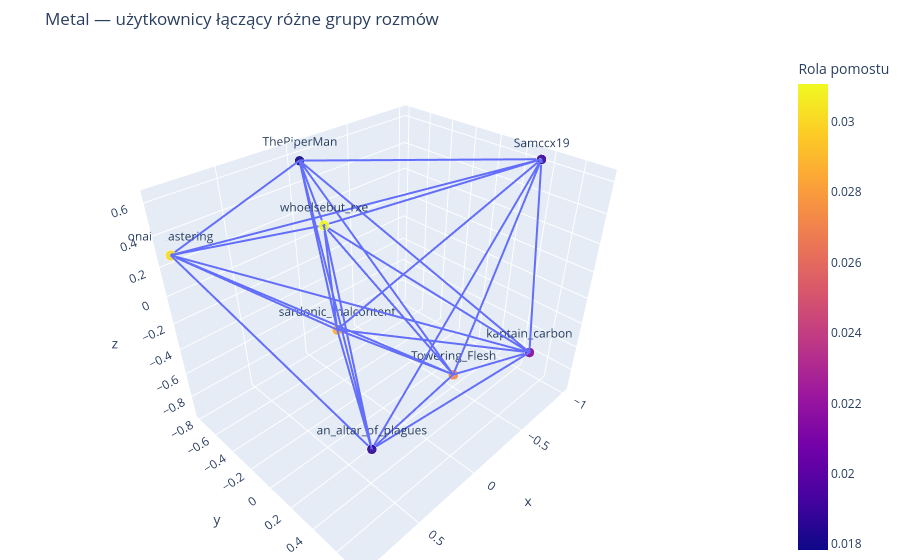
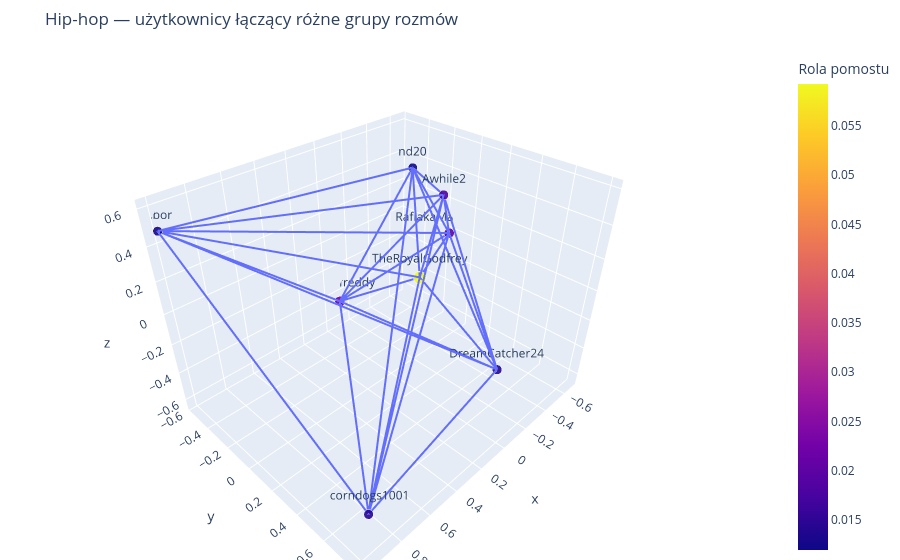
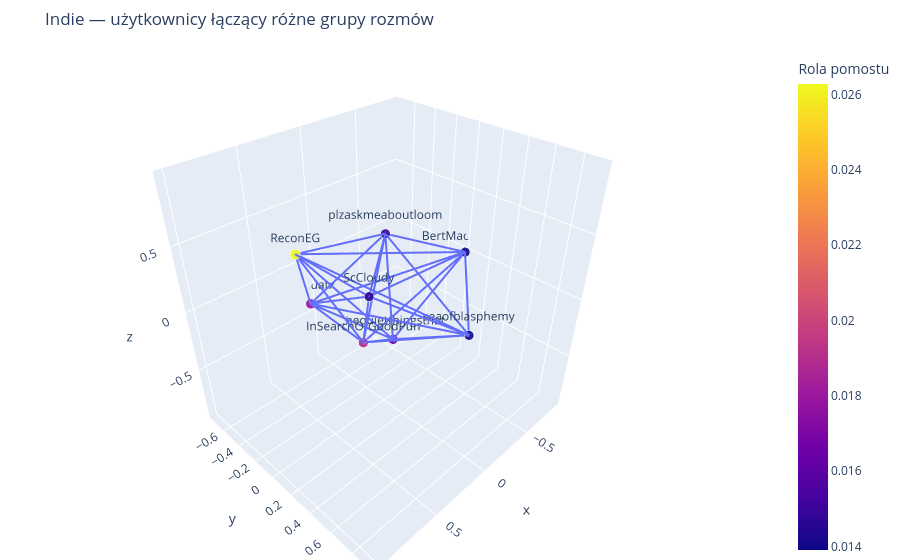
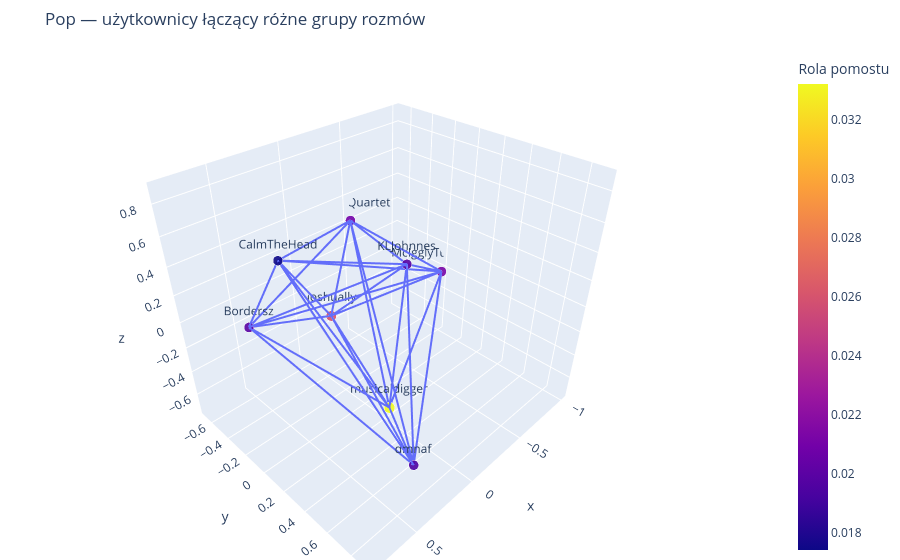

The code cell stored with these charts, in order, in its notebook:
### Code cell
# Wizualizacja 3D — użytkownicy pełniący rolę pomostów

if PLOTLY_AVAILABLE:

    for subreddit, graph in sorted(graphs.items()):

        if subreddit not in centrality_tables:
            print(f"Brak tabeli centralności dla {subreddit_display(subreddit)}.")
            continue

        centrality_df = centrality_tables[subreddit]

        top_users = (
            centrality_df.sort_values("betweenness_centrality", ascending=False)
            .head(8)
            .index
            .tolist()
        )

        subgraph = graph.to_undirected().subgraph(top_users).copy()

        if subgraph.number_of_nodes() < 2:
            print(f"{subreddit_display(subreddit)}: za mało użytkowników do wizualizacji 3D.")
            continue

        positions = nx.spring_layout(subgraph, dim=3, seed=42, k=1.8)

        communities = nx.get_node_attributes(graph, "community")

        # Relacje
        edge_x, edge_y, edge_z = [], [], []

        for source, target in subgraph.edges():

            x0, y0, z0 = positions[source]
            x1, y1, z1 = positions[target]

            edge_x += [x0, x1, None]
            edge_y += [y0, y1, None]
            edge_z += [z0, z1, None]

        edge_trace = go.Scatter3d(
            x=edge_x,
            y=edge_y,
            z=edge_z,
            mode="lines",
            line=dict(width=4),
            hoverinfo="none",
        )

        # Użytkownicy
        node_x = [positions[node][0] for node in subgraph.nodes()]
        node_y = [positions[node][1] for node in subgraph.nodes()]
        node_z = [positions[node][2] for node in subgraph.nodes()]

        node_betweenness = [
            centrality_df.loc[node, "betweenness_centrality"] for node in subgraph.nodes()
        ]

        node_degree = dict(subgraph.degree())

        node_trace = go.Scatter3d(
            x=node_x,
            y=node_y,
            z=node_z,
            mode="markers+text",
            text=list(subgraph.nodes()),
            textposition="top center",
            hovertext=[
                (
                    f"{node}<br>"
                    f"rola pomostu: {centrality_df.loc[node, 'betweenness_centrality']:.6f}<br>"
                    f"liczba relacji w pokazanym fragmencie: {node_degree[node]}<br>"
                    f"grupa w sieci: {communities.get(node, 'brak')}"
                )
                for node in subgraph.nodes()
            ],
            hoverinfo="text",
            marker=dict(
                size=[10 + value * 80 for value in node_betweenness],
                color=node_betweenness,
                opacity=0.9,
                colorbar=dict(title="Rola pomostu"),
            ),
        )

        figure = go.Figure(data=[edge_trace, node_trace])

        figure.update_layout(
            title=(
                f"{subreddit_display(subreddit)} — użytkownicy łączący różne grupy rozmów"
            ),
            showlegend=False,
            margin=dict(l=0, r=0, b=0, t=50),
        )

        subreddit_slug = str(subreddit).lower().replace(" ", "_").replace("/", "_")
        save_plotly_png(figure, f"network_top_betweenness_3d_{subreddit_slug}.png")
        figure.show()

else:
    print(
        "Plotly nie jest zainstalowane, dlatego pominięto "
        "interaktywną wizualizację 3D."
    )

### Figure 1 — Plotly figure (JSON) as saved in the notebook; plotly's stock layout.template omitted (floating-point values rounded to 4 significant figures)
{"data": [{"hoverinfo": "none", "line": {"width": 4}, "mode": "lines", "type": "scatter3d", "x": [0.7035, -0.56, null, 0.7035, 0.4384, null, 0.7035, -1, null, 0.7035, -0.5181, null, 0.7035, 0.89, null, 0.7035, 0.08754, null, 0.7035, -0.04124, null, -0.56, -1, null, -0.56, -0.04124, null, -0.56, -0.5181, null, -0.56, 0.08754, null, -0.56, 0.4384, null, -0.56, 0.89, null, -0.5181, 0.4384, null, -0.5181, 0.08754, null, -0.5181, -0.04124, null, -0.5181, -1, null, -0.5181, 0.89, null, 0.89, 0.4384, null, 0.89, 0.08754, null, 0.89, -0.04124, null, 0.89, -1, null, 0.4384, -1, null, 0.4384, -0.04124, null, 0.4384, 0.08754, null, -1, 0.08754, null, -1, -0.04124, null, -0.04124, 0.08754, null], "y": [0.6303, 0.1523, null, 0.6303, 0.0313, null, 0.6303, 0.3438, null, 0.6303, 0.7421, null, 0.6303, -0.7884, null, 0.6303, -0.3412, null, 0.6303, -0.7702, null, 0.1523, 0.3438, null, 0.1523, -0.7702, null, 0.1523, 0.7421, null, 0.1523, -0.3412, null, 0.1523, 0.0313, null, 0.1523, -0.7884, null, 0.7421, 0.0313, null, 0.7421, -0.3412, null, 0.7421, -0.7702, null, 0.7421, 0.3438, null, 0.7421, -0.7884, null, -0.7884, 0.0313, null, -0.7884, -0.3412, null, -0.7884, -0.7702, null, -0.7884, 0.3438, null, 0.0313, 0.3438, null, 0.0313, -0.7702, null, 0.0313, -0.3412, null, 0.3438, -0.3412, null, 0.3438, -0.7702, null, -0.7702, -0.3412, null], "z": [-0.3358, -0.9353, null, -0.3358, 0.6014, null, -0.3358, 0.6238, null, -0.3358, -0.3573, null, -0.3358, 0.2753, null, -0.3358, -0.443, null, -0.3358, 0.5708, null, -0.9353, 0.6238, null, -0.9353, 0.5708, null, -0.9353, -0.3573, null, -0.9353, -0.443, null, -0.9353, 0.6014, null, -0.9353, 0.2753, null, -0.3573, 0.6014, null, -0.3573, -0.443, null, -0.3573, 0.5708, null, -0.3573, 0.6238, null, -0.3573, 0.2753, null, 0.2753, 0.6014, null, 0.2753, -0.443, null, 0.2753, 0.5708, null, 0.2753, 0.6238, null, 0.6014, 0.6238, null, 0.6014, 0.5708, null, 0.6014, -0.443, null, 0.6238, -0.443, null, 0.6238, 0.5708, null, 0.5708, -0.443, null]}, {"hoverinfo": "text", "hovertext": ["an_altar_of_plagues<br>rola pomostu: 0.018708<br>liczba relacji w pokazanym fragmencie: 7<br>grupa w sieci: 10", "Towering_Flesh<br>rola pomostu: 0.027189<br>liczba relacji w pokazanym fragmencie: 7<br>grupa w sieci: 3", "kaptain_carbon<br>rola pomostu: 0.021215<br>liczba relacji w pokazanym fragmencie: 7<br>grupa w sieci: 10", "onairmastering<br>rola pomostu: 0.030196<br>liczba relacji w pokazanym fragmencie: 7<br>grupa w sieci: 12", "whoelsebut_rxe<br>rola pomostu: 0.031067<br>liczba relacji w pokazanym fragmencie: 7<br>grupa w sieci: 12", "Samccx19<br>rola pomostu: 0.018940<br>liczba relacji w pokazanym fragmencie: 7<br>grupa w sieci: 11", "ThePiperMan<br>rola pomostu: 0.017837<br>liczba relacji w pokazanym fragmencie: 7<br>grupa w sieci: 12", "sardonic_malcontent<br>rola pomostu: 0.028470<br>liczba relacji w pokazanym fragmencie: 7<br>grupa w sieci: 14"], "marker": {"color": [0.01871, 0.02719, 0.02121, 0.0302, 0.03107, 0.01894, 0.01784, 0.02847], "colorbar": {"title": {"text": "Rola pomostu"}}, "opacity": 0.9, "size": [11.5, 12.18, 11.7, 12.42, 12.49, 11.52, 11.43, 12.28]}, "mode": "markers+text", "text": ["an_altar_of_plagues", "Towering_Flesh", "kaptain_carbon", "onairmastering", "whoelsebut_rxe", "Samccx19", "ThePiperMan", "sardonic_malcontent"], "textposition": "top center", "type": "scatter3d", "x": [0.7035, -0.56, -0.5181, 0.89, 0.4384, -1, -0.04124, 0.08754], "y": [0.6303, 0.1523, 0.7421, -0.7884, 0.0313, 0.3438, -0.7702, -0.3412], "z": [-0.3358, -0.9353, -0.3573, 0.2753, 0.6014, 0.6238, 0.5708, -0.443]}], "layout": {"margin": {"b": 0, "l": 0, "r": 0, "t": 50}, "showlegend": false, "title": {"text": "Metal — użytkownicy łączący różne grupy rozmów"}}}

### Figure 2 — Plotly figure (JSON) as saved in the notebook; plotly's stock layout.template omitted (floating-point values rounded to 4 significant figures)
{"data": [{"hoverinfo": "none", "line": {"width": 4}, "mode": "lines", "type": "scatter3d", "x": [-0.04686, -0.183, null, -0.04686, -0.4531, null, -0.04686, -0.5186, null, -0.04686, 0.9615, null, -0.04686, 1, null, -0.04686, -0.6711, null, -0.04686, -0.08883, null, -0.08883, -0.183, null, -0.08883, -0.4531, null, -0.08883, -0.5186, null, -0.08883, 0.9615, null, -0.08883, -0.6711, null, -0.08883, 1, null, -0.4531, -0.183, null, -0.4531, -0.6711, null, -0.4531, 0.9615, null, -0.4531, -0.5186, null, -0.4531, 1, null, 1, -0.183, null, 1, -0.5186, null, 1, 0.9615, null, 1, -0.6711, null, 0.9615, -0.183, null, 0.9615, -0.6711, null, 0.9615, -0.5186, null, -0.183, -0.6711, null, -0.183, -0.5186, null, -0.6711, -0.5186, null], "y": [0.2964, 0.04477, null, 0.2964, 0.4669, null, 0.2964, -0.3391, null, 0.2964, 0.8127, null, 0.2964, -0.5649, null, 0.2964, -0.1507, null, 0.2964, -0.5661, null, -0.5661, 0.04477, null, -0.5661, 0.4669, null, -0.5661, -0.3391, null, -0.5661, 0.8127, null, -0.5661, -0.1507, null, -0.5661, -0.5649, null, 0.4669, 0.04477, null, 0.4669, -0.1507, null, 0.4669, 0.8127, null, 0.4669, -0.3391, null, 0.4669, -0.5649, null, -0.5649, 0.04477, null, -0.5649, -0.3391, null, -0.5649, 0.8127, null, -0.5649, -0.1507, null, 0.8127, 0.04477, null, 0.8127, -0.1507, null, 0.8127, -0.3391, null, 0.04477, -0.1507, null, 0.04477, -0.3391, null, -0.1507, -0.3391, null], "z": [0.6064, -0.03552, null, 0.6064, -0.6401, null, 0.6064, 0.4165, null, 0.6064, -0.3601, null, 0.6064, 0.4827, null, 0.6064, -0.01197, null, 0.6064, -0.4579, null, -0.4579, -0.03552, null, -0.4579, -0.6401, null, -0.4579, 0.4165, null, -0.4579, -0.3601, null, -0.4579, -0.01197, null, -0.4579, 0.4827, null, -0.6401, -0.03552, null, -0.6401, -0.01197, null, -0.6401, -0.3601, null, -0.6401, 0.4165, null, -0.6401, 0.4827, null, 0.4827, -0.03552, null, 0.4827, 0.4165, null, 0.4827, -0.3601, null, 0.4827, -0.01197, null, -0.3601, -0.03552, null, -0.3601, -0.01197, null, -0.3601, 0.4165, null, -0.03552, -0.01197, null, -0.03552, 0.4165, null, -0.01197, 0.4165, null]}, {"hoverinfo": "text", "hovertext": ["Awhile2<br>rola pomostu: 0.018022<br>liczba relacji w pokazanym fragmencie: 7<br>grupa w sieci: 9", "oldcarfreddy<br>rola pomostu: 0.021958<br>liczba relacji w pokazanym fragmencie: 7<br>grupa w sieci: 2", "DreamCatcher24<br>rola pomostu: 0.014028<br>liczba relacji w pokazanym fragmencie: 7<br>grupa w sieci: 3", "rsbor<br>rola pomostu: 0.012662<br>liczba relacji w pokazanym fragmencie: 7<br>grupa w sieci: 0", "corndogs1001<br>rola pomostu: 0.014275<br>liczba relacji w pokazanym fragmencie: 7<br>grupa w sieci: 0", "TheRoyalGodfrey<br>rola pomostu: 0.059252<br>liczba relacji w pokazanym fragmencie: 7<br>grupa w sieci: 3", "RafiakaMacakaDirk<br>rola pomostu: 0.020127<br>liczba relacji w pokazanym fragmencie: 7<br>grupa w sieci: 10", "nd20<br>rola pomostu: 0.011960<br>liczba relacji w pokazanym fragmencie: 7<br>grupa w sieci: 10"], "marker": {"color": [0.01802, 0.02196, 0.01403, 0.01266, 0.01427, 0.05925, 0.02013, 0.01196], "colorbar": {"title": {"text": "Rola pomostu"}}, "opacity": 0.9, "size": [11.44, 11.76, 11.12, 11.01, 11.14, 14.74, 11.61, 10.96]}, "mode": "markers+text", "text": ["Awhile2", "oldcarfreddy", "DreamCatcher24", "rsbor", "corndogs1001", "TheRoyalGodfrey", "RafiakaMacakaDirk", "nd20"], "textposition": "top center", "type": "scatter3d", "x": [-0.04686, -0.08883, -0.4531, 1, 0.9615, -0.183, -0.6711, -0.5186], "y": [0.2964, -0.5661, 0.4669, -0.5649, 0.8127, 0.04477, -0.1507, -0.3391], "z": [0.6064, -0.4579, -0.6401, 0.4827, -0.3601, -0.03552, -0.01197, 0.4165]}], "layout": {"margin": {"b": 0, "l": 0, "r": 0, "t": 50}, "showlegend": false, "title": {"text": "Hip-hop — użytkownicy łączący różne grupy rozmów"}}}

### Figure 3 — Plotly figure (JSON) as saved in the notebook; plotly's stock layout.template omitted (floating-point values rounded to 4 significant figures)
{"data": [{"hoverinfo": "none", "line": {"width": 4}, "mode": "lines", "type": "scatter3d", "x": [0.6283, -0.8663, null, 0.6283, 0.1318, null, 0.6283, 1, null, 0.6283, 0.07664, null, 0.6283, -0.1958, null, 0.6283, -0.238, null, 0.6283, -0.5366, null, 0.1318, -0.8663, null, 0.1318, 1, null, 0.1318, 0.07664, null, 0.1318, -0.1958, null, 0.1318, -0.238, null, 0.1318, -0.5366, null, -0.238, 1, null, -0.238, -0.5366, null, -0.238, 0.07664, null, -0.238, -0.1958, null, -0.238, -0.8663, null, 1, -0.8663, null, 1, 0.07664, null, 1, -0.1958, null, -0.1958, -0.5366, null, -0.1958, 0.07664, null, -0.1958, -0.8663, null, -0.8663, -0.5366, null, -0.8663, 0.07664, null, 0.07664, -0.5366, null], "y": [-0.09455, 0.01336, null, -0.09455, -0.07362, null, -0.09455, 0.9264, null, -0.09455, -0.7341, null, -0.09455, -0.1782, null, -0.09455, 0.5702, null, -0.09455, -0.4294, null, -0.07362, 0.01336, null, -0.07362, 0.9264, null, -0.07362, -0.7341, null, -0.07362, -0.1782, null, -0.07362, 0.5702, null, -0.07362, -0.4294, null, 0.5702, 0.9264, null, 0.5702, -0.4294, null, 0.5702, -0.7341, null, 0.5702, -0.1782, null, 0.5702, 0.01336, null, 0.9264, 0.01336, null, 0.9264, -0.7341, null, 0.9264, -0.1782, null, -0.1782, -0.4294, null, -0.1782, -0.7341, null, -0.1782, 0.01336, null, 0.01336, -0.4294, null, 0.01336, -0.7341, null, -0.7341, -0.4294, null], "z": [0.5563, -0.002252, null, 0.5563, -0.3709, null, 0.5563, 0.9342, null, 0.5563, -0.3886, null, 0.5563, 0.3416, null, 0.5563, -0.154, null, 0.5563, -0.9163, null, -0.3709, -0.002252, null, -0.3709, 0.9342, null, -0.3709, -0.3886, null, -0.3709, 0.3416, null, -0.3709, -0.154, null, -0.3709, -0.9163, null, -0.154, 0.9342, null, -0.154, -0.9163, null, -0.154, -0.3886, null, -0.154, 0.3416, null, -0.154, -0.002252, null, 0.9342, -0.002252, null, 0.9342, -0.3886, null, 0.9342, 0.3416, null, 0.3416, -0.9163, null, 0.3416, -0.3886, null, 0.3416, -0.002252, null, -0.002252, -0.9163, null, -0.002252, -0.3886, null, -0.3886, -0.9163, null]}, {"hoverinfo": "text", "hovertext": ["ReconEG<br>rola pomostu: 0.026280<br>liczba relacji w pokazanym fragmencie: 7<br>grupa w sieci: 8", "InSearchOfGoodPun<br>rola pomostu: 0.018931<br>liczba relacji w pokazanym fragmencie: 7<br>grupa w sieci: 1", "seaofblasphemy<br>rola pomostu: 0.013908<br>liczba relacji w pokazanym fragmencie: 7<br>grupa w sieci: 3", "ScCloudy<br>rola pomostu: 0.014752<br>liczba relacji w pokazanym fragmencie: 6<br>grupa w sieci: 6", "plzaskmeaboutloom<br>rola pomostu: 0.014931<br>liczba relacji w pokazanym fragmencie: 7<br>grupa w sieci: 1", "BertMacklinMD<br>rola pomostu: 0.014003<br>liczba relacji w pokazanym fragmencie: 7<br>grupa w sieci: 1", "joshuatx<br>rola pomostu: 0.017858<br>liczba relacji w pokazanym fragmencie: 7<br>grupa w sieci: 1", "thequietthingsthat<br>rola pomostu: 0.016403<br>liczba relacji w pokazanym fragmencie: 6<br>grupa w sieci: 1"], "marker": {"color": [0.02628, 0.01893, 0.01391, 0.01475, 0.01493, 0.014, 0.01786, 0.0164], "colorbar": {"title": {"text": "Rola pomostu"}}, "opacity": 0.9, "size": [12.1, 11.51, 11.11, 11.18, 11.19, 11.12, 11.43, 11.31]}, "mode": "markers+text", "text": ["ReconEG", "InSearchOfGoodPun", "seaofblasphemy", "ScCloudy", "plzaskmeaboutloom", "BertMacklinMD", "joshuatx", "thequietthingsthat"], "textposition": "top center", "type": "scatter3d", "x": [0.6283, 0.1318, -0.238, 1, -0.1958, -0.8663, 0.07664, -0.5366], "y": [-0.09455, -0.07362, 0.5702, 0.9264, -0.1782, 0.01336, -0.7341, -0.4294], "z": [0.5563, -0.3709, -0.154, 0.9342, 0.3416, -0.002252, -0.3886, -0.9163]}], "layout": {"margin": {"b": 0, "l": 0, "r": 0, "t": 50}, "showlegend": false, "title": {"text": "Indie — użytkownicy łączący różne grupy rozmów"}}}

### Figure 4 — Plotly figure (JSON) as saved in the notebook; plotly's stock layout.template omitted (floating-point values rounded to 4 significant figures)
{"data": [{"hoverinfo": "none", "line": {"width": 4}, "mode": "lines", "type": "scatter3d", "x": [0.8014, -0.5194, null, 0.8014, -0.1853, null, 0.8014, -0.05576, null, 0.8014, 0.7215, null, 0.8014, -0.2516, null, 0.8014, -1, null, 0.8014, 0.4892, null, 0.4892, -0.5194, null, 0.4892, -0.1853, null, 0.4892, -0.05576, null, 0.4892, -1, null, 0.4892, -0.2516, null, 0.4892, 0.7215, null, -0.05576, -0.5194, null, -0.05576, -0.1853, null, -0.05576, 0.7215, null, -0.05576, -0.2516, null, -0.05576, -1, null, 0.7215, -0.5194, null, 0.7215, -0.1853, null, 0.7215, -1, null, 0.7215, -0.2516, null, -0.1853, -0.5194, null, -0.1853, -0.2516, null, -0.1853, -1, null, -0.2516, -0.5194, null, -0.2516, -1, null, -0.5194, -1, null], "y": [0.3398, -0.6751, null, 0.3398, -0.5462, null, 0.3398, 0.1847, null, 0.3398, -0.1449, null, 0.3398, 0.1361, null, 0.3398, -0.1966, null, 0.3398, 0.9022, null, 0.9022, -0.6751, null, 0.9022, -0.5462, null, 0.9022, 0.1847, null, 0.9022, -0.1966, null, 0.9022, 0.1361, null, 0.9022, -0.1449, null, 0.1847, -0.6751, null, 0.1847, -0.5462, null, 0.1847, -0.1449, null, 0.1847, 0.1361, null, 0.1847, -0.1966, null, -0.1449, -0.6751, null, -0.1449, -0.5462, null, -0.1449, -0.1966, null, -0.1449, 0.1361, null, -0.5462, -0.6751, null, -0.5462, 0.1361, null, -0.5462, -0.1966, null, 0.1361, -0.6751, null, 0.1361, -0.1966, null, -0.6751, -0.1966, null], "z": [0.8754, 0.214, null, 0.8754, -0.3966, null, 0.8754, -0.7287, null, 0.8754, 0.2031, null, 0.8754, 0.313, null, 0.8754, -0.2195, null, 0.8754, -0.2608, null, -0.2608, 0.214, null, -0.2608, -0.3966, null, -0.2608, -0.7287, null, -0.2608, -0.2195, null, -0.2608, 0.313, null, -0.2608, 0.2031, null, -0.7287, 0.214, null, -0.7287, -0.3966, null, -0.7287, 0.2031, null, -0.7287, 0.313, null, -0.7287, -0.2195, null, 0.2031, 0.214, null, 0.2031, -0.3966, null, 0.2031, -0.2195, null, 0.2031, 0.313, null, -0.3966, 0.214, null, -0.3966, 0.313, null, -0.3966, -0.2195, null, 0.313, 0.214, null, 0.313, -0.2195, null, 0.214, -0.2195, null]}, {"hoverinfo": "text", "hovertext": ["CalmTheHead<br>rola pomostu: 0.017400<br>liczba relacji w pokazanym fragmencie: 7<br>grupa w sieci: 0", "dmnaf<br>rola pomostu: 0.019457<br>liczba relacji w pokazanym fragmencie: 7<br>grupa w sieci: 3", "musicaldigger<br>rola pomostu: 0.033223<br>liczba relacji w pokazanym fragmencie: 7<br>grupa w sieci: 2", "Bordersz<br>rola pomostu: 0.019916<br>liczba relacji w pokazanym fragmencie: 7<br>grupa w sieci: 0", "joshually<br>rola pomostu: 0.025845<br>liczba relacji w pokazanym fragmencie: 7<br>grupa w sieci: 4", "KLJohnnes<br>rola pomostu: 0.019813<br>liczba relacji w pokazanym fragmencie: 7<br>grupa w sieci: 1", "Ghost-Quartet<br>rola pomostu: 0.020902<br>liczba relacji w pokazanym fragmencie: 7<br>grupa w sieci: 6", "McIgglyTuffMuffin<br>rola pomostu: 0.021183<br>liczba relacji w pokazanym fragmencie: 7<br>grupa w sieci: 6"], "marker": {"color": [0.0174, 0.01946, 0.03322, 0.01992, 0.02584, 0.01981, 0.0209, 0.02118], "colorbar": {"title": {"text": "Rola pomostu"}}, "opacity": 0.9, "size": [11.39, 11.56, 12.66, 11.59, 12.07, 11.59, 11.67, 11.69]}, "mode": "markers+text", "text": ["CalmTheHead", "dmnaf", "musicaldigger", "Bordersz", "joshually", "KLJohnnes", "Ghost-Quartet", "McIgglyTuffMuffin"], "textposition": "top center", "type": "scatter3d", "x": [0.8014, 0.4892, -0.05576, 0.7215, -0.1853, -0.2516, -0.5194, -1], "y": [0.3398, 0.9022, 0.1847, -0.1449, -0.5462, 0.1361, -0.6751, -0.1966], "z": [0.8754, -0.2608, -0.7287, 0.2031, -0.3966, 0.313, 0.214, -0.2195]}], "layout": {"margin": {"b": 0, "l": 0, "r": 0, "t": 50}, "showlegend": false, "title": {"text": "Pop — użytkownicy łączący różne grupy rozmów"}}}
